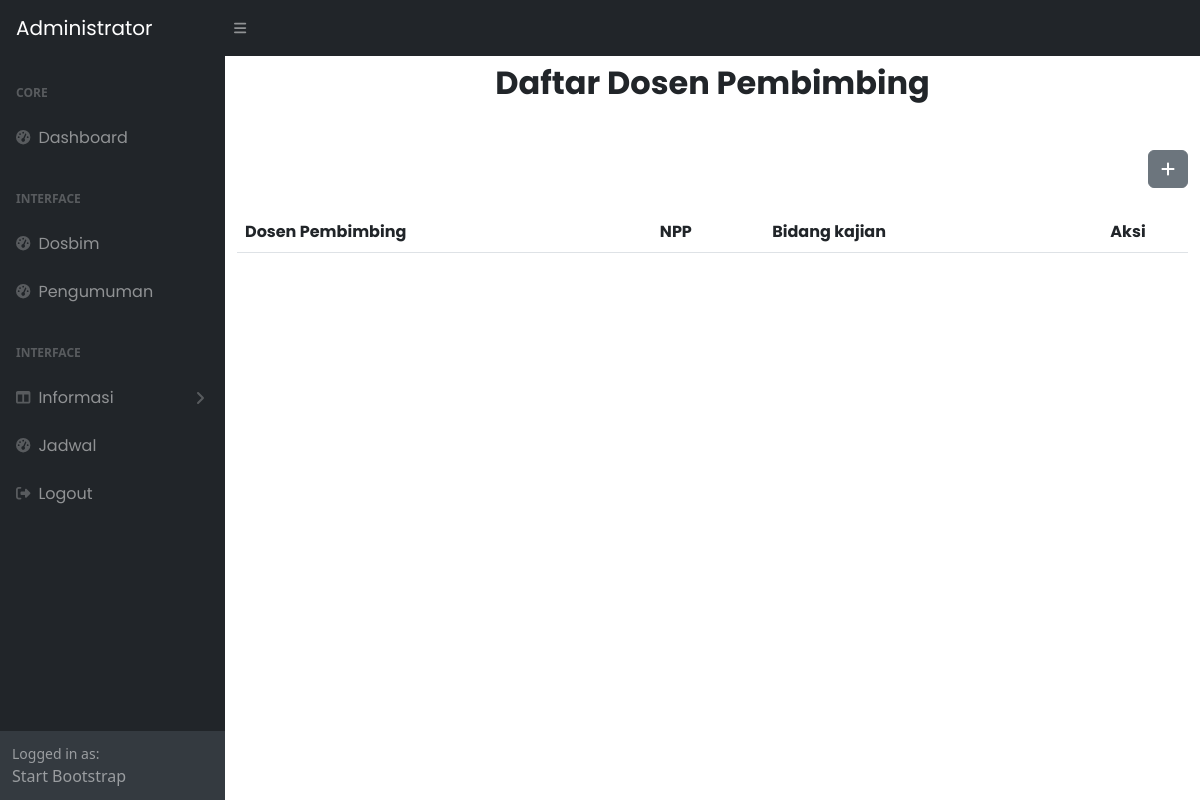
Before: /index.php/admin/dosbim with the older database file.
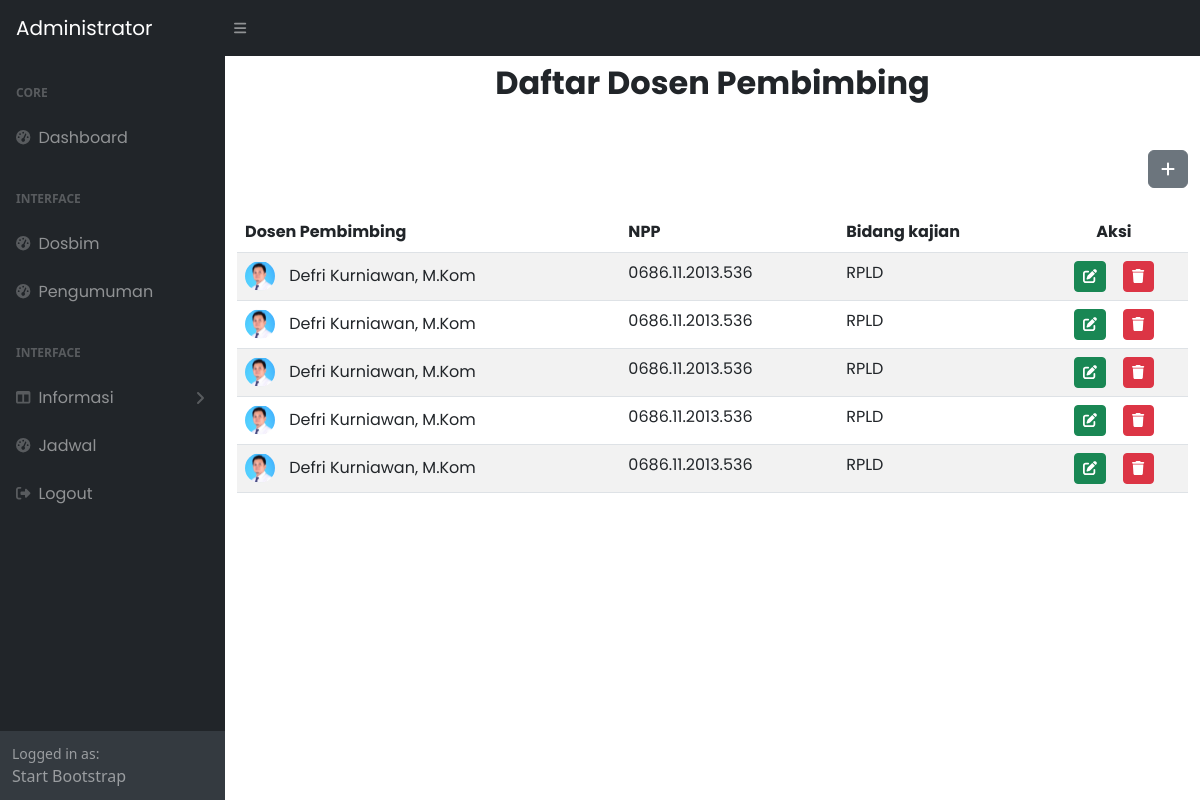
After: the same page with the newer database file.
### tables this page shows
CREATE TABLE `tb_dosbim` (
  `id` int(11) NOT NULL,
  `npp` varchar(128) NOT NULL,
  `nama` varchar(128) NOT NULL,
  `bidang` varchar(128) NOT NULL,
  `gambar` varchar(128) NOT NULL
);

### application/controllers/Admin.php (called while the page is built, shortened)
<?php
class Admin extends CI_Controller
{
    public function dosbim()
    {
        $data['dosbim'] = $this->model_dosbim->getDosbim();
        $this->load->view('layout/header');
        $this->load->view('layout/sidebar');
        $this->load->view('admin/dosbim', $data);
        $this->load->view('layout/footer');
    }
}

### index.php (called while the page is built, shortened)
<?php
require_once BASEPATH.'core/CodeIgniter.php';

### application/models/model_dosbim.php (called while the page is built, shortened)
<?php
class model_dosbim extends CI_Model
{
    public function getDosbim()
    {
        $query = $this->db->get('tb_dosbim');
        return $query->result();
    }
}

### application/views/admin/dosbim.php (the view, shortened to what this page needs)
<head>
    <link rel="stylesheet" href="https://cdnjs.cloudflare.com/ajax/libs/font-awesome/5.15.4/css/all.min.css">
    <link rel="stylesheet" href="https://cdnjs.cloudflare.com/ajax/libs/twitter-bootstrap/5.3.0/css/bootstrap.min.css
    ">
    <link rel="stylesheet" href="https://cdn.datatables.net/1.13.5/css/dataTables.bootstrap5.min.css">
</head>
<div id="layoutSidenav_content">
    <section class="bg-white py-2">
        <div class="container">
            <table id="example" class="table table-striped" style="width:100%">
                <div class="row">
                    <div class="col-lg-12">
                        <div class="text-center mb-5">
                            <h2 class="display-7 fw-bolder mb-5 "><span class="d-inline ">Daftar Dosen
                                    Pembimbing</span></h2>
                        </div>
                        <div class="d-flex justify-content-end mb-4">
                            <button class="btn btn-secondary" data-bs-toggle="modal"
                                data-bs-target="#tambahDosenModal"><i class="fas fa-plus"></i></button>
                        </div>
                    </div>
                </div>
                <thead>
                    <tr>
                        <th>Dosen Pembimbing</th>
                        <th>NPP</th>
                        <th>Bidang kajian</th>
                        <th class="text-center">Aksi</th>
                    </tr>
                </thead>
                <tbody>
                    <?php foreach ($dosbim as $dsn): ?>
                        <tr>
                            <td>
                                <a href="<?php echo base_url('uploads/' . $dsn->gambar); ?>" data-lightbox="avatar">
                                    <img src="<?php echo base_url('uploads/' . $dsn->gambar); ?>" alt=" Avatar"
                                        style="border-radius: 50%; width: 30px; height: 30px; margin-right: 10px;">
                                </a>
                                <span>
                                    <?php echo $dsn->nama; ?>
                                </span>
                            </td>
                            <td>
                                <?php echo $dsn->npp; ?>
                            </td>
                            <td>
                                <?php echo $dsn->bidang; ?>
                            </td>
                            <td class="text-center">
                                <a class="btn btn-success btn-sm" href="#" data-bs-toggle="modal"
                                    data-bs-target="#editDosenModal<?php echo $dsn->id; ?>"><i
                                        class="fas fa-edit"></i></a>&nbsp;&nbsp;&nbsp;
                                <a class="btn btn-danger btn-sm"
                                    href="<?php echo base_url('admin/delete/' . $dsn->id); ?>"><i
                                        class="fas fa-trash"></i></a>
                            </td>
                        </tr>
                    <?php endforeach; ?>
                </tbody>
            </table>
        </div>
    </section>
</div>

Changed rows visible on the page:
added tb_dosbim: gambar (picture), nama "Defri Kurniawan, M.Kom", npp "0686.11.2013.536", bidang "RPLD"
added tb_dosbim: gambar (picture), nama "Defri Kurniawan, M.Kom", npp "0686.11.2013.536", bidang "RPLD"
added tb_dosbim: gambar (picture), nama "Defri Kurniawan, M.Kom", npp "0686.11.2013.536", bidang "RPLD"
added tb_dosbim: gambar (picture), nama "Defri Kurniawan, M.Kom", npp "0686.11.2013.536", bidang "RPLD"
added tb_dosbim: gambar (picture), nama "Defri Kurniawan, M.Kom", npp "0686.11.2013.536", bidang "RPLD"
